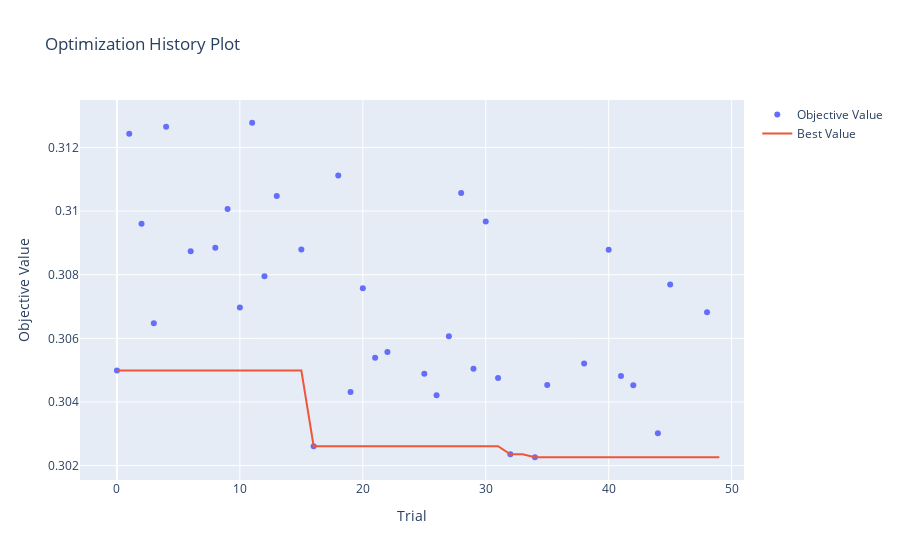

Source (notebook cell):
### Code cell
optimizationHistory = optuna.visualization.plot_optimization_history(study)
optimizationHistory.show()

### Figure 1 — Plotly figure (JSON) as saved in the notebook; plotly's stock layout.template omitted (floating-point values rounded to 4 significant figures)
{"data": [{"mode": "markers", "name": "Objective Value", "type": "scatter", "x": [0, 1, 2, 3, 4, 6, 8, 9, 10, 11, 12, 13, 15, 16, 18, 19, 20, 21, 22, 25, 26, 27, 28, 29, 30, 31, 32, 34, 35, 38, 40, 41, 42, 44, 45, 48], "y": [0.305, 0.3124, 0.3096, 0.3065, 0.3127, 0.3087, 0.3088, 0.3101, 0.307, 0.3128, 0.308, 0.3105, 0.3088, 0.3026, 0.3111, 0.3043, 0.3076, 0.3054, 0.3056, 0.3049, 0.3042, 0.3061, 0.3106, 0.305, 0.3097, 0.3047, 0.3024, 0.3023, 0.3045, 0.3052, 0.3088, 0.3048, 0.3045, 0.303, 0.3077, 0.3068]}, {"mode": "lines", "name": "Best Value", "type": "scatter", "x": [0, 1, 2, 3, 4, 5, 6, 7, 8, 9, 10, 11, 12, 13, 14, 15, 16, 17, 18, 19, 20, 21, 22, 23, 24, 25, 26, 27, 28, 29, 30, 31, 32, 33, 34, 35, 36, 37, 38, 39, 40, 41, 42, 43, 44, 45, 46, 47, 48, 49], "y": [0.305, 0.305, 0.305, 0.305, 0.305, 0.305, 0.305, 0.305, 0.305, 0.305, 0.305, 0.305, 0.305, 0.305, 0.305, 0.305, 0.3026, 0.3026, 0.3026, 0.3026, 0.3026, 0.3026, 0.3026, 0.3026, 0.3026, 0.3026, 0.3026, 0.3026, 0.3026, 0.3026, 0.3026, 0.3026, 0.3024, 0.3024, 0.3023, 0.3023, 0.3023, 0.3023, 0.3023, 0.3023, 0.3023, 0.3023, 0.3023, 0.3023, 0.3023, 0.3023, 0.3023, 0.3023, 0.3023, 0.3023]}, {"marker": {"color": "#cccccc"}, "mode": "markers", "name": "Infeasible Trial", "showlegend": false, "type": "scatter", "x": [], "y": []}], "layout": {"title": {"text": "Optimization History Plot"}, "xaxis": {"title": {"text": "Trial"}}, "yaxis": {"title": {"text": "Objective Value"}}}}
